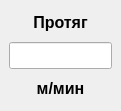
  <widget class="QWidget" name="layoutWidget" >
   <property name="geometry" >
    <rect>
     <x>900</x>
     <y>630</y>
     <width>121</width>
     <height>111</height>
    </rect>
   </property>
   <layout class="QVBoxLayout" >
    <property name="margin" >
     <number>9</number>
    </property>
    <property name="spacing" >
     <number>6</number>
    </property>
    <item>
     <widget class="QLabel" name="label_17" >
      <property name="font" >
       <font>
        <family>MS Shell Dlg</family>
        <pointsize>12</pointsize>
        <weight>75</weight>
        <italic>false</italic>
        <bold>true</bold>
        <underline>false</underline>
        <strikeout>false</strikeout>
       </font>
      </property>
      <property name="text" >
       <string>Протяг</string>
      </property>
      <property name="alignment" >
       <set>Qt::AlignCenter</set>
      </property>
     </widget>
    </item>
    <item>
     <widget class="NumericEdit" name="tubeSpeedEdit" >
      <property name="enabled" >
       <bool>true</bool>
      </property>
      <property name="font" >
       <font>
        <family>MS Shell Dlg</family>
        <pointsize>12</pointsize>
        <weight>75</weight>
        <italic>false</italic>
        <bold>true</bold>
        <underline>false</underline>
        <strikeout>false</strikeout>
       </font>
      </property>
      <property name="cursor" >
       <cursor>10</cursor>
      </property>
      <property name="mouseTracking" >
       <bool>false</bool>
      </property>
      <property name="focusPolicy" >
       <enum>Qt::NoFocus</enum>
      </property>
      <property name="alignment" >
       <set>Qt::AlignHCenter</set>
      </property>
      <property name="readOnly" >
       <bool>true</bool>
      </property>
     </widget>
    </item>
    <item>
     <widget class="QLabel" name="label_5" >
      <property name="font" >
       <font>
        <family>MS Shell Dlg</family>
        <pointsize>12</pointsize>
        <weight>75</weight>
        <italic>false</italic>
        <bold>true</bold>
        <underline>false</underline>
        <strikeout>false</strikeout>
       </font>
      </property>
      <property name="text" >
       <string>м/мин</string>
      </property>
      <property name="alignment" >
       <set>Qt::AlignCenter</set>
      </property>
     </widget>
    </item>
   </layout>
  </widget>
